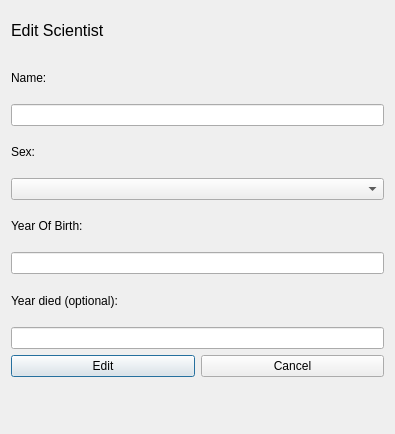
<?xml version="1.0" encoding="UTF-8"?>
<ui version="4.0">
 <class>EditScientist</class>
 <widget class="QDialog" name="EditScientist">
  <property name="geometry">
   <rect>
    <x>0</x>
    <y>0</y>
    <width>395</width>
    <height>434</height>
   </rect>
  </property>
  <property name="windowTitle">
   <string>Dialog</string>
  </property>
  <layout class="QVBoxLayout" name="verticalLayout_2">
   <item>
    <widget class="QLabel" name="label">
     <property name="text">
      <string>&lt;html&gt;&lt;head/&gt;&lt;body&gt;&lt;p&gt;&lt;span style=&quot; font-size:12pt;&quot;&gt;Edit Scientist&lt;/span&gt;&lt;/p&gt;&lt;/body&gt;&lt;/html&gt;</string>
     </property>
    </widget>
   </item>
   <item>
    <layout class="QHBoxLayout" name="horizontalLayout_11">
     <item>
      <widget class="QLabel" name="label_7">
       <property name="text">
        <string>Name:</string>
       </property>
      </widget>
     </item>
     <item>
      <widget class="QLabel" name="editScientistNameError">
       <property name="text">
        <string/>
       </property>
      </widget>
     </item>
    </layout>
   </item>
   <item>
    <widget class="QLineEdit" name="editScientistName"/>
   </item>
   <item>
    <widget class="QLabel" name="label_9">
     <property name="text">
      <string>Sex:</string>
     </property>
    </widget>
   </item>
   <item>
    <widget class="QComboBox" name="editScientistSex"/>
   </item>
   <item>
    <layout class="QHBoxLayout" name="horizontalLayout_12">
     <item>
      <widget class="QLabel" name="labelyob">
       <property name="text">
        <string>Year Of Birth:</string>
       </property>
      </widget>
     </item>
     <item>
      <widget class="QLabel" name="editScientistYearOfBirthError">
       <property name="text">
        <string/>
       </property>
      </widget>
     </item>
    </layout>
   </item>
   <item>
    <widget class="QLineEdit" name="editScientistYearOfBirth"/>
   </item>
   <item>
    <layout class="QHBoxLayout" name="horizontalLayout_10">
     <item>
      <widget class="QLabel" name="label_10">
       <property name="text">
        <string>Year died (optional):</string>
       </property>
      </widget>
     </item>
     <item>
      <widget class="QLabel" name="editScientistYearOfDeathError">
       <property name="text">
        <string/>
       </property>
      </widget>
     </item>
    </layout>
   </item>
   <item>
    <widget class="QLineEdit" name="editScientistYearOfDeath"/>
   </item>
   <item>
    <layout class="QHBoxLayout" name="horizontalLayout_9">
     <item>
      <widget class="QPushButton" name="buttonEditScientist">
       <property name="text">
        <string>Edit</string>
       </property>
      </widget>
     </item>
     <item>
      <widget class="QPushButton" name="buttonCancelEditScientist">
       <property name="text">
        <string>Cancel</string>
       </property>
      </widget>
     </item>
    </layout>
   </item>
   <item>
    <widget class="QLabel" name="EditScientistFeedbackLabel">
     <property name="text">
      <string/>
     </property>
    </widget>
   </item>
  </layout>
 </widget>
 <resources/>
 <connections/>
</ui>
